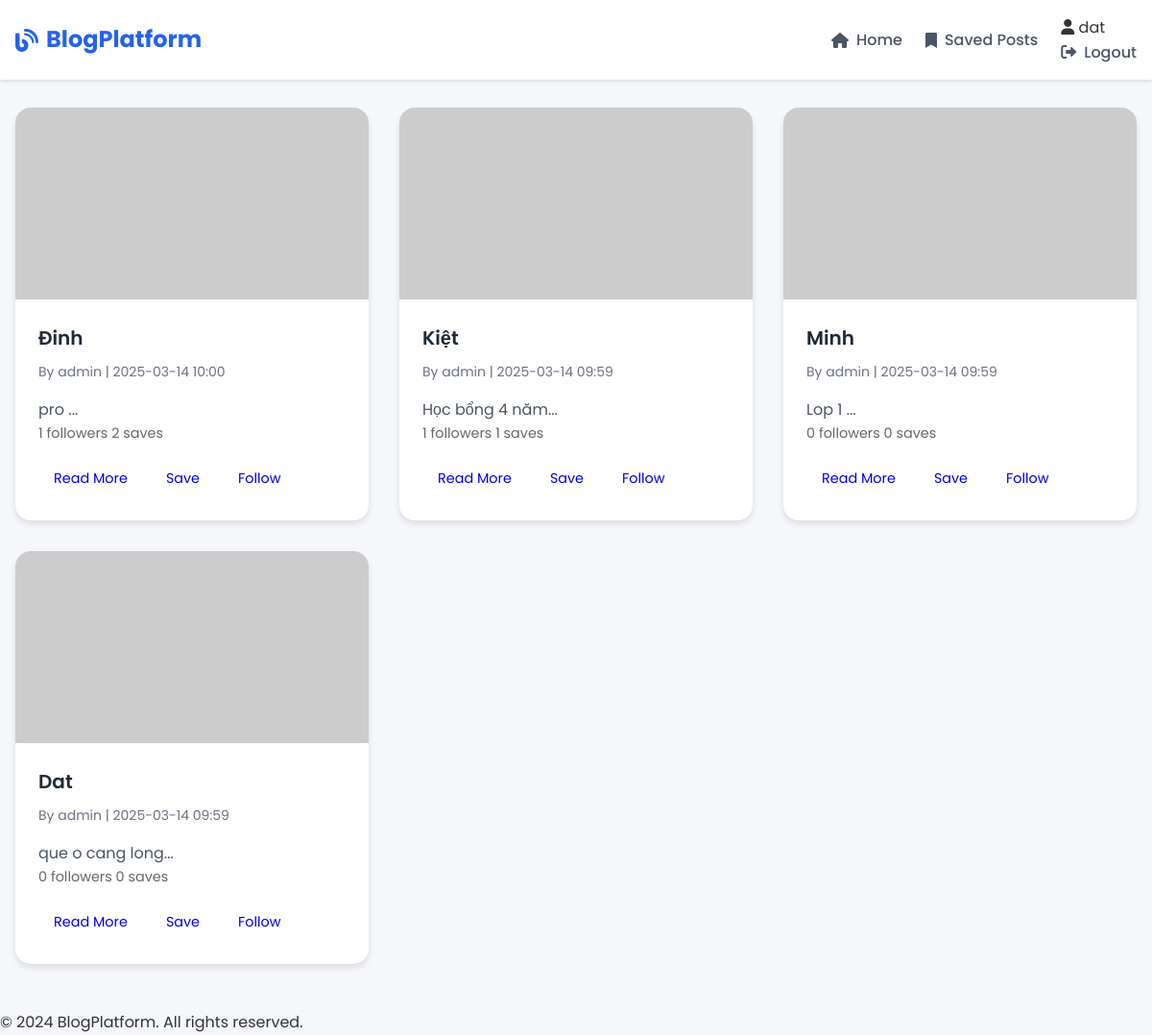
Screenshot of /home (signed in) with the database file from the repository.
### tables this page shows
CREATE TABLE users (
    id INTEGER PRIMARY KEY AUTOINCREMENT,
    username TEXT UNIQUE NOT NULL,
    password TEXT NOT NULL,
    is_actor INTEGER DEFAULT 0  -- 0: normal user, 1: actor
);

CREATE TABLE posts (
    id INTEGER PRIMARY KEY AUTOINCREMENT,
    title TEXT NOT NULL,
    content TEXT NOT NULL,
    image_url TEXT NOT NULL,
    created_at TIMESTAMP DEFAULT CURRENT_TIMESTAMP,
    updated_at TIMESTAMP DEFAULT CURRENT_TIMESTAMP,
    author_id INTEGER NOT NULL,
    FOREIGN KEY (author_id) REFERENCES users (id)
);

### app.py (the view)
@app.route('/home')
@login_required
def home():
    db = get_db()
    posts = db.execute('''
        SELECT p.*, u.username,
        (SELECT COUNT(*) FROM follows WHERE post_id = p.id) as follow_count,
        (SELECT COUNT(*) FROM saved_posts WHERE post_id = p.id) as save_count
        FROM posts p
        JOIN users u ON p.author_id = u.id
        ORDER BY p.created_at DESC
    ''').fetchall()
    formatted_posts = []
    for post in posts:
        post_dict = dict(post)
        if isinstance(post_dict['created_at'], str):
            post_dict['created_at'] = datetime.strptime(post_dict['created_at'], '%Y-%m-%d %H:%M:%S')
        formatted_posts.append(post_dict)
    return render_template('home.html', posts=formatted_posts)

### app.py (called while the page is built)
def login_required(f):
    @wraps(f)
    def decorated_function(*args, **kwargs):
        if g.user is None:
            flash('Vui lòng đăng nhập để tiếp tục', 'error')
            return redirect(url_for('login'))
        return f(*args, **kwargs)
    return decorated_function

def get_db():
    if 'db' not in g:
        g.db = sqlite3.connect(app.config['DATABASE'])
        g.db.row_factory = sqlite3.Row
    return g.db

@app.before_request
def load_logged_in_user():
    user_id = session.get('user_id')
    if user_id is None:
        g.user = None
    else:
        g.user = get_db().execute(
            'SELECT * FROM users WHERE id = ?', (user_id,)
        ).fetchone()

@app.context_processor
def utility_processor():
    return dict(g=g)

@app.template_filter('format_datetime')
def format_datetime(value):
    if isinstance(value, str):
        try:
            value = datetime.strptime(value, '%Y-%m-%d %H:%M:%S')
        except ValueError:
            return value
    return value.strftime('%Y-%m-%d %H:%M')

### templates/home.html (shortened to what this page needs)
{% extends "base.html" %}
{% block content %}
<div class="container">
    <div class="posts-grid">
        {% for post in posts %}
            <div class="post-card">
                <div class="post-image">
                    <img src="{{ post.image_url }}" alt="{{ post.title }}">
                </div>
                <div class="post-content">
                    <h2 class="post-title">{{ post.title }}</h2>
                    <p class="post-meta">
                        By {{ post.username }} |
                        {{ post.created_at|format_datetime }}
                    </p>
                    <p class="post-excerpt">{{ post.content[:150] }}...</p>
                    <div class="post-stats">
                        <span>{{ post.follow_count }} followers</span>
                        <span>{{ post.save_count }} saves</span>
                    </div>
                    <div class="post-actions">
                        <a href="{{ url_for('post_detail', post_id=post.id) }}" class="button">Read More</a>
                        {% if g.user %}
                            <a href="{{ url_for('save_post', post_id=post.id) }}" class="button">
                                {% if post.is_saved %}Unsave{% else %}Save{% endif %}
                            </a>
                            <a href="{{ url_for('follow_post', post_id=post.id) }}" class="button">
                                {% if post.is_following %}Unfollow{% else %}Follow{% endif %}
                            </a>
                        {% endif %}
                    </div>
                </div>
            </div>
        {% endfor %}
    </div>
</div>
{% endblock %}

### templates/base.html (shortened to what this page needs)
<!DOCTYPE html>
<html lang="en">
<head>
    <link rel="stylesheet" href="{{ url_for('static', filename='css/style.css') }}">
    <link rel="stylesheet" href="https://cdnjs.cloudflare.com/ajax/libs/font-awesome/6.0.0/css/all.min.css">
</head>
<body>
    <nav class="navbar">
        <div class="nav-container">
            <a href="{{ url_for('home') }}" class="nav-logo">
                <i class="fas fa-blog"></i>
                BlogPlatform
            </a>
            <div class="nav-links">
                <a href="{{ url_for('home') }}" class="nav-link">
                    <i class="fas fa-home"></i> Home
                </a>
                {% if g.user %}
                    <a href="{{ url_for('my_saved_posts') }}" class="nav-link">
                        <i class="fas fa-bookmark"></i> Saved Posts
                    </a>
                    <div class="user-menu">
                        <span class="user-name">
                            <i class="fas fa-user"></i> {{ g.user['username'] }}
                        </span>
                        <a href="{{ url_for('logout') }}" class="nav-link">
                            <i class="fas fa-sign-out-alt"></i> Logout
                        </a>
                    </div>
                {% endif %}
            </div>
        </div>
    </nav>
    <main class="main-content">
        {% block content %}{% endblock %}
    </main>
    <footer class="footer">
        <div class="footer-content">
            <p>&copy; 2024 BlogPlatform. All rights reserved.</p>
        </div>
    </footer>
</body>
</html>

### static/css/style.css (style rules this page uses)
* { margin: 0; padding: 0; box-sizing: border-box; }
body { font-family: 'Poppins', sans-serif; line-height: 1.6; background-color: #f5f7fa; color: #333; }
.navbar { background-color: #ffffff; box-shadow: 0 2px 4px rgba(0,0,0,0.1); position: fixed; top: 0; left: 0; right: 0; z-index: 1000; }
.nav-container { max-width: 1200px; margin: 0 auto; padding: 1rem; display: flex; justify-content: space-between; align-items: center; }
.nav-logo { font-size: 1.5rem; font-weight: 700; color: #2563eb; text-decoration: none; display: flex; align-items: center; gap: 0.5rem; }
.nav-links { display: flex; align-items: center; gap: 1.5rem; }
.nav-link { color: #4b5563; text-decoration: none; font-weight: 500; transition: color 0.3s ease; display: flex; align-items: center; gap: 0.5rem; }
.main-content { max-width: 1200px; margin: 6rem auto 2rem; padding: 0 1rem; }
.posts-grid { display: grid; grid-template-columns: repeat(auto-fill, minmax(300px, 1fr)); gap: 2rem; padding: 1rem 0; }
.post-card { background: white; border-radius: 1rem; overflow: hidden; box-shadow: 0 4px 6px rgba(0,0,0,0.1); transition: transform 0.3s ease, box-shadow 0.3s ease; }
.post-image { width: 100%; height: 200px; overflow: hidden; }
.post-image img { width: 100%; height: 100%; object-fit: cover; transition: transform 0.3s ease; }
.post-content { padding: 1.5rem; }
.post-title { font-size: 1.25rem; font-weight: 600; margin-bottom: 0.5rem; color: #1f2937; }
.post-meta { font-size: 0.875rem; color: #6b7280; margin-bottom: 1rem; }
.post-excerpt { color: #4b5563; }
.post-stats { font-size: 0.9rem; color: #666; margin-bottom: 1rem; }
.post-actions { display: flex; flex-wrap: wrap; gap: 0.5rem; }
.button { padding: 0.5rem 1rem; border-radius: 5px; text-decoration: none; font-size: 0.9rem; transition: background-color 0.3s ease; }

### rows the page displays
users: user.username "dat"
posts: title "Đinh", username "admin", created_at "2025-03-14 10:00", content "pro", follow_count "1", save_count "2"
posts: title "Kiệt", username "admin", created_at "2025-03-14 09:59", content "Học bổng 4 năm", follow_count "1", save_count "1"
posts: title "Minh", username "admin", created_at "2025-03-14 09:59", content "Lop 1", follow_count "0", save_count "0"
posts: title "Dat", username "admin", created_at "2025-03-14 09:59", content "que o cang long", follow_count "0", save_count "0"
